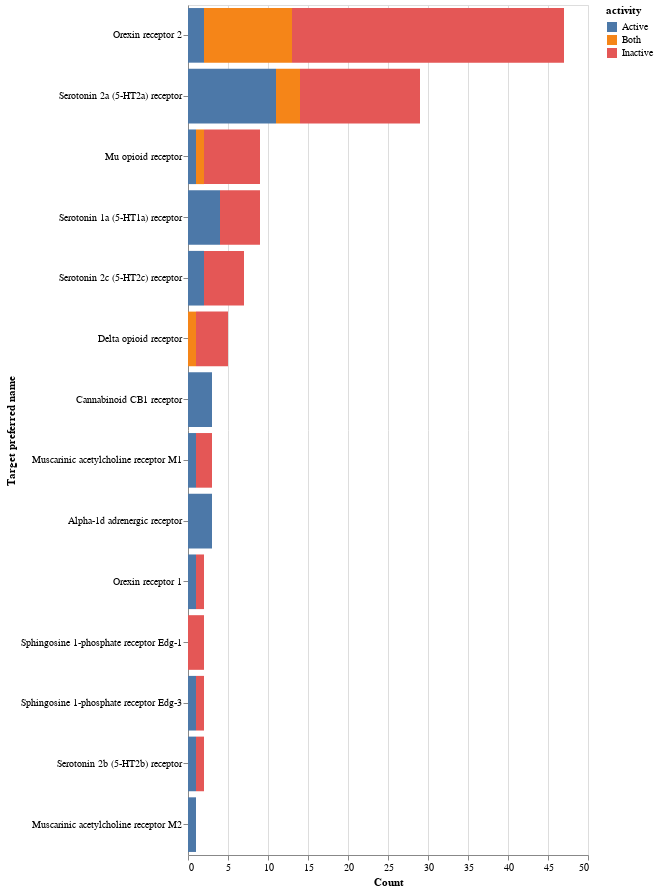

This figure's notebook cell:
### Code cell
temp = out_df.groupby('pref_name').filter(lambda x : len(x)>0)
ch = alt.Chart(temp).mark_bar()

# ch = ch.encode(
#     x = alt.X('pref_name', sort='-y', title='Target preferred name'),
#     y = alt.Y('count()'),
#     color=alt.Color('activity'),
#     order=alt.Order('activity', sort='ascending'),
# )

ch = ch.encode(
    y = alt.Y('pref_name', sort='-x', title='Target preferred name'),
    x = alt.X('count()', title='Count'),
    color=alt.Color('activity'),
    order=alt.Order('activity', sort='ascending'),
    tooltip=['count()',]
).properties(height=850,width=400)

ch.configure_axisY(
titleFontSize=13,
).configure_axisX(
titleFontSize=13
).configure_axisBottom(labelAngle=-35).configure_header(
    titleFontSize=40, 
    labelFontSize=40
).configure_axisY(
    titleAngle=0,
    titleAlign="left",
    titleY=-10,
    titleX=-20,
    titleFontSize=16,
).configure_legend(orient='bottom',labelFontSize=22)

ch.interactive()

### Figure 1 — Vega-Lite specification as saved in the notebook (floating-point values rounded to 4 significant figures)
{"config": {"view": {"continuousWidth": 400, "continuousHeight": 300}}, "data": {"name": "data-b7ed61117f68901b673035fef92e12e1"}, "mark": "bar", "encoding": {"color": {"type": "nominal", "field": "activity"}, "order": {"type": "nominal", "field": "activity", "sort": "ascending"}, "tooltip": [{"type": "quantitative", "aggregate": "count"}], "x": {"type": "quantitative", "aggregate": "count", "title": "Count"}, "y": {"type": "nominal", "field": "pref_name", "sort": "-x", "title": "Target preferred name"}}, "height": 850, "selection": {"selector040": {"type": "interval", "bind": "scales", "encodings": ["x", "y"]}}, "width": 400, "$schema": "https://vega.github.io/schema/vega-lite/v4.8.1.json", "datasets": {"data-b7ed61117f68901b673035fef92e12e1": [{"pref_name": "Cannabinoid CB1 receptor", "activity": "Active"}, {"pref_name": "Orexin receptor 1", "activity": "Inactive"}, {"pref_name": "Orexin receptor 2", "activity": "Inactive"}, {"pref_name": "Orexin receptor 2", "activity": "Inactive"}, {"pref_name": "Serotonin 2a (5-HT2a) receptor", "activity": "Inactive"}, {"pref_name": "Orexin receptor 2", "activity": "Inactive"}, {"pref_name": "Delta opioid receptor", "activity": "Both"}, {"pref_name": "Orexin receptor 2", "activity": "Inactive"}, {"pref_name": "Mu opioid receptor", "activity": "Inactive"}, {"pref_name": "Orexin receptor 2", "activity": "Inactive"}, {"pref_name": "Orexin receptor 2", "activity": "Both"}, {"pref_name": "Orexin receptor 2", "activity": "Both"}, {"pref_name": "Mu opioid receptor", "activity": "Inactive"}, {"pref_name": "Orexin receptor 2", "activity": "Inactive"}, {"pref_name": "Mu opioid receptor", "activity": "Inactive"}, {"pref_name": "Orexin receptor 2", "activity": "Active"}, {"pref_name": "Orexin receptor 2", "activity": "Inactive"}, {"pref_name": "Orexin receptor 2", "activity": "Inactive"}, {"pref_name": "Orexin receptor 2", "activity": "Active"}, {"pref_name": "Orexin receptor 2", "activity": "Both"}, {"pref_name": "Orexin receptor 2", "activity": "Inactive"}, {"pref_name": "Orexin receptor 2", "activity": "Inactive"}, {"pref_name": "Orexin receptor 2", "activity": "Inactive"}, {"pref_name": "Orexin receptor 2", "activity": "Inactive"}, {"pref_name": "Delta opioid receptor", "activity": "Inactive"}, {"pref_name": "Mu opioid receptor", "activity": "Inactive"}, {"pref_name": "Orexin receptor 2", "activity": "Inactive"}, {"pref_name": "Delta opioid receptor", "activity": "Inactive"}, {"pref_name": "Orexin receptor 2", "activity": "Both"}, {"pref_name": "Orexin receptor 2", "activity": "Inactive"}, {"pref_name": "Orexin receptor 2", "activity": "Inactive"}, {"pref_name": "Orexin receptor 2", "activity": "Both"}, {"pref_name": "Orexin receptor 2", "activity": "Both"}, {"pref_name": "Orexin receptor 2", "activity": "Inactive"}, {"pref_name": "Orexin receptor 2", "activity": "Both"}, {"pref_name": "Orexin receptor 2", "activity": "Inactive"}, {"pref_name": "Orexin receptor 2", "activity": "Both"}, {"pref_name": "Orexin receptor 2", "activity": "Both"}, {"pref_name": "Orexin receptor 2", "activity": "Inactive"}, {"pref_name": "Orexin receptor 2", "activity": "Inactive"}, {"pref_name": "Orexin receptor 2", "activity": "Inactive"}, {"pref_name": "Orexin receptor 2", "activity": "Inactive"}, {"pref_name": "Mu opioid receptor", "activity": "Inactive"}, {"pref_name": "Orexin receptor 2", "activity": "Inactive"}, {"pref_name": "Orexin receptor 2", "activity": "Inactive"}, {"pref_name": "Orexin receptor 2", "activity": "Inactive"}, {"pref_name": "Mu opioid receptor", "activity": "Inactive"}, {"pref_name": "Delta opioid receptor", "activity": "Inactive"}, {"pref_name": "Mu opioid receptor", "activity": "Inactive"}, {"pref_name": "Orexin receptor 2", "activity": "Inactive"}, {"pref_name": "Orexin receptor 2", "activity": "Inactive"}, {"pref_name": "Orexin receptor 2", "activity": "Inactive"}, {"pref_name": "Orexin receptor 2", "activity": "Inactive"}, {"pref_name": "Orexin receptor 2", "activity": "Inactive"}, {"pref_name": "Orexin receptor 2", "activity": "Inactive"}, {"pref_name": "Mu opioid receptor", "activity": "Both"}, {"pref_name": "Orexin receptor 2", "activity": "Inactive"}, {"pref_name": "Muscarinic acetylcholine receptor M1", "activity": "Active"}, {"pref_name": "Muscarinic acetylcholine receptor M2", "activity": "Active"}, {"pref_name": "Serotonin 2a (5-HT2a) receptor", "activity": "Inactive"}, {"pref_name": "Orexin receptor 2", "activity": "Inactive"}, {"pref_name": "Orexin receptor 2", "activity": "Both"}, {"pref_name": "Orexin receptor 2", "activity": "Inactive"}, {"pref_name": "Orexin receptor 2", "activity": "Both"}, {"pref_name": "Muscarinic acetylcholine receptor M1", "activity": "Inactive"}, {"pref_name": "Serotonin 2c (5-HT2c) receptor", "activity": "Active"}, {"pref_name": "Serotonin 2a (5-HT2a) receptor", "activity": "Active"}, {"pref_name": "Serotonin 2c (5-HT2c) receptor", "activity": "Inactive"}, {"pref_name": "Orexin receptor 2", "activity": "Inactive"}, {"pref_name": "Sphingosine 1-phosphate receptor Edg-1", "activity": "Inactive"}, {"pref_name": "Sphingosine 1-phosphate receptor Edg-1", "activity": "Inactive"}, {"pref_name": "Serotonin 2c (5-HT2c) receptor", "activity": "Inactive"}, {"pref_name": "Serotonin 2c (5-HT2c) receptor", "activity": "Inactive"}, {"pref_name": "Serotonin 2c (5-HT2c) receptor", "activity": "Inactive"}, {"pref_name": "Serotonin 2a (5-HT2a) receptor", "activity": "Active"}, {"pref_name": "Serotonin 2a (5-HT2a) receptor", "activity": "Active"}, {"pref_name": "Serotonin 2a (5-HT2a) receptor", "activity": "Active"}, {"pref_name": "Serotonin 1a (5-HT1a) receptor", "activity": "Inactive"}, {"pref_name": "Serotonin 2c (5-HT2c) receptor", "activity": "Inactive"}, {"pref_name": "Serotonin 2a (5-HT2a) receptor", "activity": "Active"}, {"pref_name": "Mu opioid receptor", "activity": "Active"}, {"pref_name": "Serotonin 2a (5-HT2a) receptor", "activity": "Both"}, {"pref_name": "Serotonin 1a (5-HT1a) receptor", "activity": "Inactive"}, {"pref_name": "Orexin receptor 1", "activity": "Active"}, {"pref_name": "Sphingosine 1-phosphate receptor Edg-3", "activity": "Active"}, {"pref_name": "Alpha-1d adrenergic receptor", "activity": "Active"}, {"pref_name": "Alpha-1d adrenergic receptor", "activity": "Active"}, {"pref_name": "Alpha-1d adrenergic receptor", "activity": "Active"}, {"pref_name": "Serotonin 2a (5-HT2a) receptor", "activity": "Inactive"}, {"pref_name": "Serotonin 2a (5-HT2a) receptor", "activity": "Both"}, {"pref_name": "Serotonin 2c (5-HT2c) receptor", "activity": "Active"}, {"pref_name": "Cannabinoid CB1 receptor", "activity": "Active"}, {"pref_name": "Serotonin 2a (5-HT2a) receptor", "activity": "Both"}, {"pref_name": "Serotonin 2a (5-HT2a) receptor", "activity": "Active"}, {"pref_name": "Cannabinoid CB1 receptor", "activity": "Active"}, {"pref_name": "Serotonin 1a (5-HT1a) receptor", "activity": "Active"}, {"pref_name": "Serotonin 2a (5-HT2a) receptor", "activity": "Inactive"}, {"pref_name": "Serotonin 2a (5-HT2a) receptor", "activity": "Inactive"}, {"pref_name": "Serotonin 2b (5-HT2b) receptor", "activity": "Inactive"}, {"pref_name": "Serotonin 2a (5-HT2a) receptor", "activity": "Active"}, {"pref_name": "Serotonin 2a (5-HT2a) receptor", "activity": "Active"}, {"pref_name": "Serotonin 1a (5-HT1a) receptor", "activity": "Active"}, {"pref_name": "Serotonin 2a (5-HT2a) receptor", "activity": "Active"}, {"pref_name": "Serotonin 2a (5-HT2a) receptor", "activity": "Active"}, {"pref_name": "Serotonin 2a (5-HT2a) receptor", "activity": "Inactive"}, {"pref_name": "Serotonin 2a (5-HT2a) receptor", "activity": "Inactive"}, {"pref_name": "Serotonin 2a (5-HT2a) receptor", "activity": "Inactive"}, {"pref_name": "Serotonin 2b (5-HT2b) receptor", "activity": "Active"}, {"pref_name": "Serotonin 2a (5-HT2a) receptor", "activity": "Active"}, {"pref_name": "Serotonin 1a (5-HT1a) receptor", "activity": "Active"}, {"pref_name": "Serotonin 2a (5-HT2a) receptor", "activity": "Inactive"}, {"pref_name": "Sphingosine 1-phosphate receptor Edg-3", "activity": "Inactive"}, {"pref_name": "Serotonin 1a (5-HT1a) receptor", "activity": "Active"}, {"pref_name": "Serotonin 2a (5-HT2a) receptor", "activity": "Inactive"}, {"pref_name": "Serotonin 2a (5-HT2a) receptor", "activity": "Inactive"}, {"pref_name": "Serotonin 2a (5-HT2a) receptor", "activity": "Inactive"}, {"pref_name": "Serotonin 1a (5-HT1a) receptor", "activity": "Inactive"}, {"pref_name": "Serotonin 2a (5-HT2a) receptor", "activity": "Inactive"}, {"pref_name": "Serotonin 2a (5-HT2a) receptor", "activity": "Inactive"}, {"pref_name": "Serotonin 1a (5-HT1a) receptor", "activity": "Inactive"}, {"pref_name": "Muscarinic acetylcholine receptor M1", "activity": "Inactive"}, {"pref_name": "Serotonin 1a (5-HT1a) receptor", "activity": "Inactive"}, {"pref_name": "Delta opioid receptor", "activity": "Inactive"}, {"pref_name": "Serotonin 2a (5-HT2a) receptor", "activity": "Inactive"}]}}
